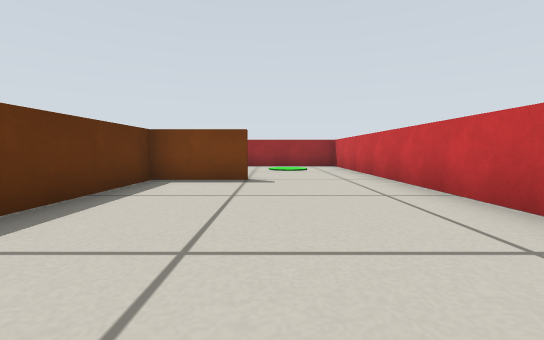
view 1 (above)

16 first-person views from a walk through a robot-simulator world made for Gazebo. The camera is 0.29 m above the floor, tilts 4° down and sees 90° across. The floor is counted in squares, 0.5 m on a side. Each view is taken from the middle of a square. On the plan, view 1 faces up. The plan holds only what a view shows up to about 9 squares ahead; the rest is blank.

view 2
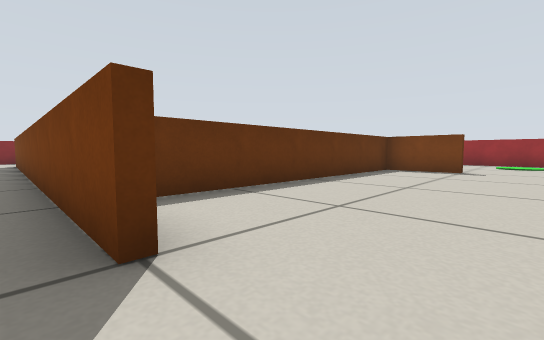

view 3
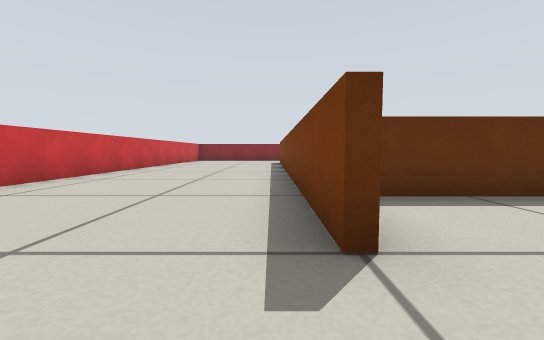

view 4
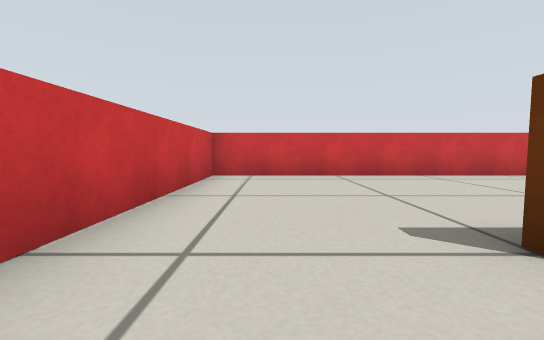

view 5
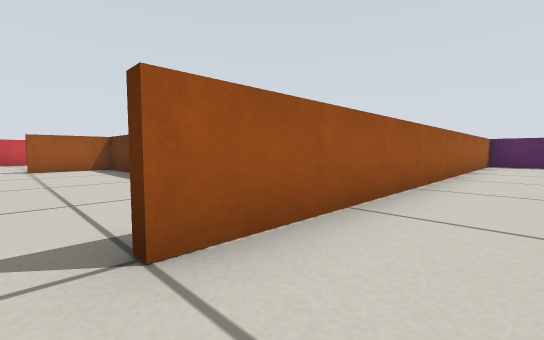

view 6
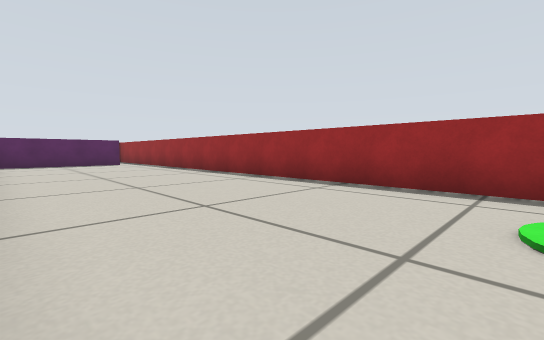

view 7
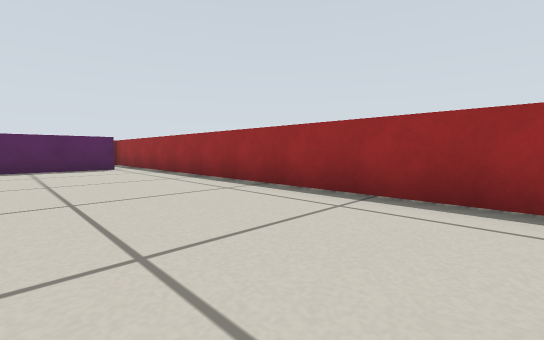

view 8
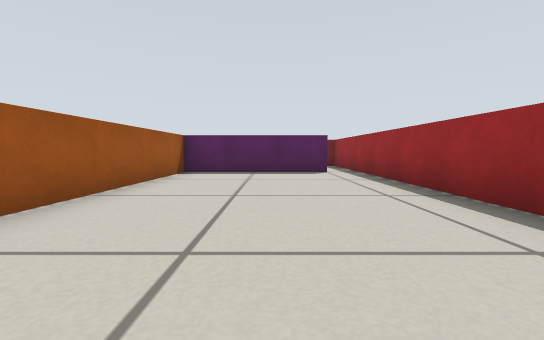

view 9
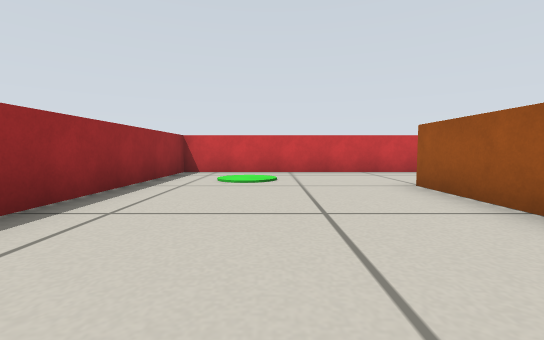

view 10
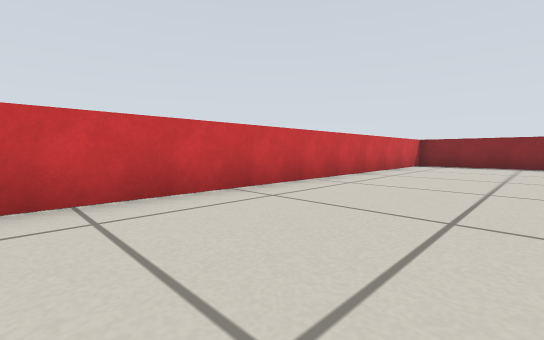

view 11
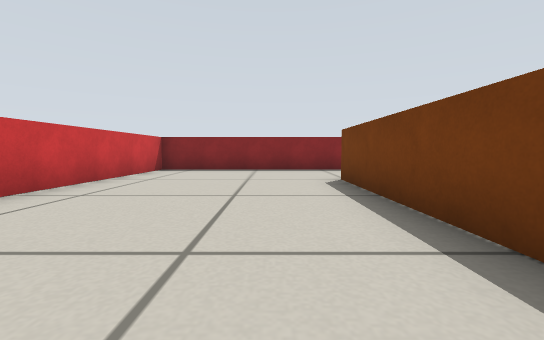

view 12
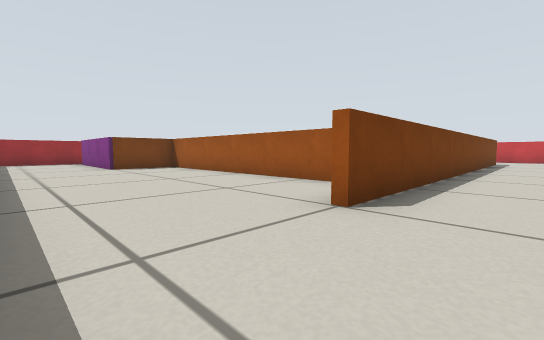

view 13
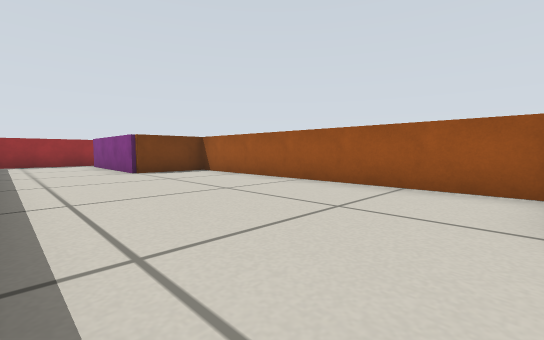

view 14
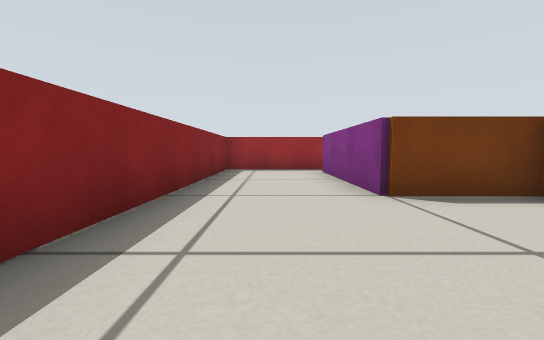

view 15
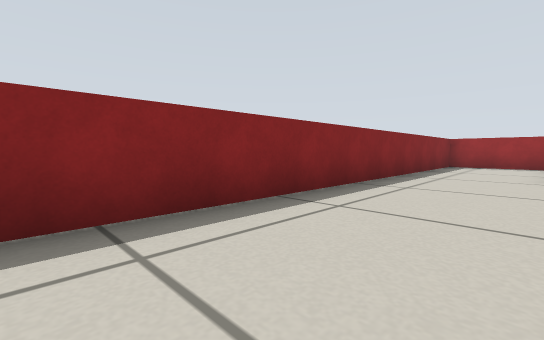

view 16
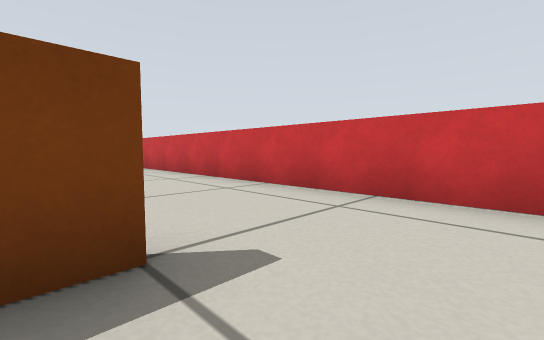

### Floor plan
Points are (right, up) in squares from view 1. A wall is a line through its corners. A room is listed if a view was taken in it or the views show most of it. See-through windows are left out.
Room 1 (views 1, 2, 3, 4, 5, 6, 7, 8, 9, 10, 11, 12, 13, 14, 15, 16)
walls: (-11.2, 5.6) (-0.5, 5.6); (-0.4, 5.4) (-2.4, 5.4) (-2.4, -2.4) (-0.5, -2.4); (-10.6, -2.1) (-10.6, 5.4) (-11.9, 5.4); (-15.4, 10.4) (-15.4, -7.4) (2.4, -7.4) (2.4, 10.4) (-15.4, 10.4); (-0.4, -2.6) (-12.5, -2.6)
objects: magenta box (-12, 6) to (-12, 9)

Positions as (right, up) in squares from view 1, and headings:
1: (0, 0), facing up
2: (1, -3), facing up-left
3: (1, -3), facing left
4: (1, -1), facing down
5: (0, 7), facing down-left
6: (0, 6), facing up-left
7: (-3, 7), facing up-left
8: (-5, 8), facing left
9: (-5, 8), facing right
10: (-4, -4), facing down-left
11: (-7, -4), facing left
12: (-15, -4), facing up-right
13: (-15, -2), facing up-right
14: (-14, 2), facing up
15: (-13, -1), facing up-left
16: (-1, -4), facing up-right
